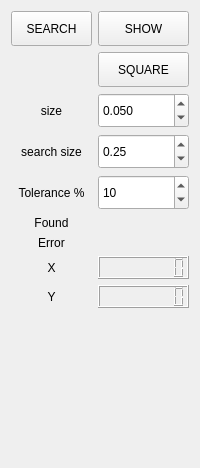
        <widget class="QWidget" name="tab_2">
         <attribute name="title">
          <string>Fiducials</string>
         </attribute>
         <layout class="QVBoxLayout" name="verticalLayout_5">
          <item>
           <layout class="QGridLayout" name="gridLayout_3">
            <item row="2" column="1">
             <widget class="QLabel" name="label_23">
              <property name="text">
               <string>size</string>
              </property>
              <property name="alignment">
               <set>Qt::AlignCenter</set>
              </property>
             </widget>
            </item>
            <item row="9" column="2">
             <widget class="LCDNumber" name="fid_offset_y">
              <property name="maximumSize">
               <size>
                <width>16777215</width>
                <height>70</height>
               </size>
              </property>
              <property name="digitCount">
               <number>8</number>
              </property>
             </widget>
            </item>
            <item row="9" column="1">
             <widget class="QLabel" name="label_24">
              <property name="text">
               <string>Y</string>
              </property>
              <property name="alignment">
               <set>Qt::AlignCenter</set>
              </property>
             </widget>
            </item>
            <item row="4" column="1">
             <widget class="QLabel" name="label_25">
              <property name="text">
               <string>Tolerance %</string>
              </property>
              <property name="alignment">
               <set>Qt::AlignCenter</set>
              </property>
             </widget>
            </item>
            <item row="4" column="2">
             <widget class="DoubleScale" name="fid_tolerance">
              <property name="minimumSize">
               <size>
                <width>0</width>
                <height>35</height>
               </size>
              </property>
              <property name="decimals">
               <number>0</number>
              </property>
              <property name="minimum">
               <double>1.000000000000000</double>
              </property>
              <property name="maximum">
               <double>50.000000000000000</double>
              </property>
              <property name="value">
               <double>10.000000000000000</double>
              </property>
             </widget>
            </item>
            <item row="7" column="1">
             <widget class="QLabel" name="label_20">
              <property name="text">
               <string>Error</string>
              </property>
              <property name="alignment">
               <set>Qt::AlignCenter</set>
              </property>
             </widget>
            </item>
            <item row="6" column="2">
             <widget class="LED" name="fid_found">
              <property name="maximumSize">
               <size>
                <width>16777215</width>
                <height>70</height>
               </size>
              </property>
              <property name="diameter">
               <number>25</number>
              </property>
              <property name="color">
               <color>
                <red>51</red>
                <green>209</green>
                <blue>122</blue>
               </color>
              </property>
             </widget>
            </item>
            <item row="8" column="2">
             <widget class="LCDNumber" name="fid_offset_x">
              <property name="maximumSize">
               <size>
                <width>16777215</width>
                <height>70</height>
               </size>
              </property>
              <property name="digitCount">
               <number>8</number>
              </property>
             </widget>
            </item>
            <item row="2" column="2">
             <widget class="DoubleScale" name="fid_size">
              <property name="minimumSize">
               <size>
                <width>0</width>
                <height>35</height>
               </size>
              </property>
              <property name="decimals">
               <number>3</number>
              </property>
              <property name="minimum">
               <double>0.015000000000000</double>
              </property>
              <property name="maximum">
               <double>0.500000000000000</double>
              </property>
              <property name="singleStep">
               <double>0.005000000000000</double>
              </property>
              <property name="value">
               <double>0.050000000000000</double>
              </property>
             </widget>
            </item>
            <item row="3" column="1">
             <widget class="QLabel" name="label_26">
              <property name="text">
               <string>search size</string>
              </property>
              <property name="alignment">
               <set>Qt::AlignCenter</set>
              </property>
             </widget>
            </item>
            <item row="7" column="2">
             <widget class="LED" name="fid_error">
              <property name="maximumSize">
               <size>
                <width>16777215</width>
                <height>70</height>
               </size>
              </property>
              <property name="diameter">
               <number>25</number>
              </property>
             </widget>
            </item>
            <item row="8" column="1">
             <widget class="QLabel" name="label_22">
              <property name="text">
               <string>X</string>
              </property>
              <property name="alignment">
               <set>Qt::AlignCenter</set>
              </property>
             </widget>
            </item>
            <item row="3" column="2">
             <widget class="DoubleScale" name="fid_area">
              <property name="minimumSize">
               <size>
                <width>0</width>
                <height>35</height>
               </size>
              </property>
              <property name="minimum">
               <double>0.150000000000000</double>
              </property>
              <property name="maximum">
               <double>0.500000000000000</double>
              </property>
              <property name="singleStep">
               <double>0.050000000000000</double>
              </property>
              <property name="value">
               <double>0.250000000000000</double>
              </property>
             </widget>
            </item>
            <item row="6" column="1">
             <widget class="QLabel" name="label_21">
              <property name="text">
               <string>Found</string>
              </property>
              <property name="alignment">
               <set>Qt::AlignCenter</set>
              </property>
             </widget>
            </item>
            <item row="0" column="2">
             <widget class="PushButton" name="fid_show_outline">
              <property name="minimumSize">
               <size>
                <width>0</width>
                <height>35</height>
               </size>
              </property>
              <property name="text">
               <string>SHOW</string>
              </property>
              <property name="checkable">
               <bool>true</bool>
              </property>
             </widget>
            </item>
            <item row="1" column="2">
             <widget class="PushButton" name="fid_is_square">
              <property name="minimumSize">
               <size>
                <width>0</width>
                <height>35</height>
               </size>
              </property>
              <property name="text">
               <string>SQUARE</string>
              </property>
              <property name="checkable">
               <bool>true</bool>
              </property>
              <property name="indicator_HAL_pin_option" stdset="0">
               <bool>false</bool>
              </property>
              <property name="python_command_option" stdset="0">
               <bool>false</bool>
              </property>
             </widget>
            </item>
            <item row="0" column="1">
             <widget class="PushButton" name="fid_find">
              <property name="minimumSize">
               <size>
                <width>0</width>
                <height>35</height>
               </size>
              </property>
              <property name="text">
               <string>SEARCH</string>
              </property>
              <property name="checkable">
               <bool>true</bool>
              </property>
              <property name="indicator_HAL_pin_option" stdset="0">
               <bool>false</bool>
              </property>
             </widget>
            </item>
           </layout>
          </item>
          <item>
           <spacer name="verticalSpacer">
            <property name="orientation">
             <enum>Qt::Vertical</enum>
            </property>
            <property name="sizeHint" stdset="0">
             <size>
              <width>20</width>
              <height>149</height>
             </size>
            </property>
           </spacer>
          </item>
         </layout>
        </widget>
